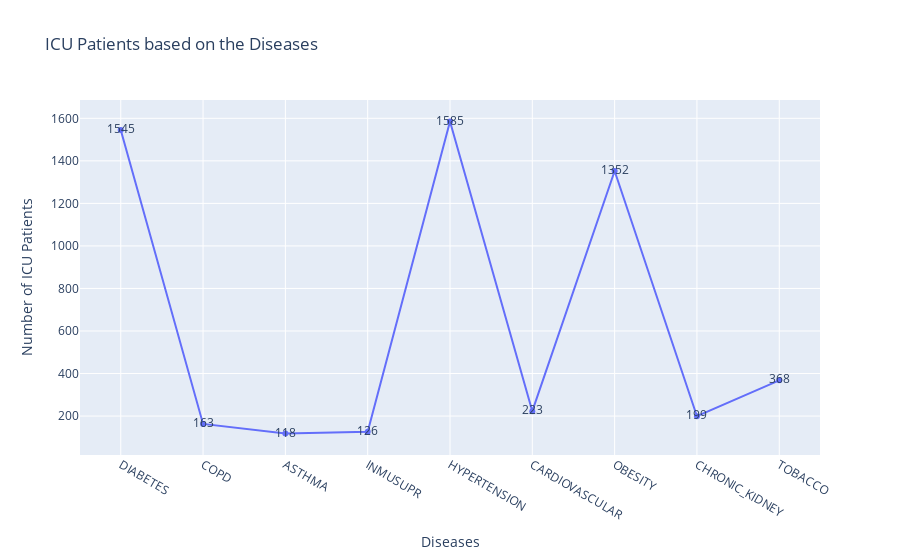

Notebook code for this chart:
### Markdown cell above
### QUESTION 7. Any correlations between other diseases and ICU admission?[1m]

The diseases are "DIABETES", "COPD", "ASTHMA", "INMUSUPR", "HYPERTENSION", "CARDIOVASCULAR", "OBESITY", "CHRONIC_KIDNEY","TOBACCO"

### Code cell
import plotly.express as px
import pandas as pd

# List of diseases
diseases = ["DIABETES", "COPD", "ASTHMA", "INMUSUPR", "HYPERTENSION", "CARDIOVASCULAR", "OBESITY", "CHRONIC_KIDNEY", "TOBACCO"]
icu_patients = df[df['ICU'] == 'YES']

data_list = []

for disease in diseases:
    count = icu_patients[icu_patients[disease] == 'YES'][disease].count()
    data_list.append({'Disease': disease, 'Count': count})

icu_counts = pd.DataFrame(data_list)

fig = px.line(
    icu_counts, 
    x="Disease", 
    y="Count", 
    title="ICU Patients based on the Diseases",
    labels={"Count": "Number of ICU Patients", "Disease": "Diseases"},
    text="Count",  
    markers=True
)

# Show the interactive plot
fig.show()

### Figure 1 — Plotly figure (JSON) as saved in the notebook; plotly's stock layout.template omitted (floating-point values rounded to 4 significant figures)
{"data": [{"hovertemplate": "Diseases=%{x}<br>Number of ICU Patients=%{text}<extra></extra>", "legendgroup": "", "line": {"color": "#636efa", "dash": "solid"}, "marker": {"symbol": "circle"}, "mode": "lines+markers+text", "name": "", "orientation": "v", "showlegend": false, "text": [1545, 163, 118, 126, 1585, 223, 1352, 199, 368], "type": "scatter", "x": ["DIABETES", "COPD", "ASTHMA", "INMUSUPR", "HYPERTENSION", "CARDIOVASCULAR", "OBESITY", "CHRONIC_KIDNEY", "TOBACCO"], "xaxis": "x", "y": [1545, 163, 118, 126, 1585, 223, 1352, 199, 368], "yaxis": "y"}], "layout": {"legend": {"tracegroupgap": 0}, "title": {"text": "ICU Patients based on the Diseases"}, "xaxis": {"anchor": "y", "domain": [0, 1], "title": {"text": "Diseases"}}, "yaxis": {"anchor": "x", "domain": [0, 1], "title": {"text": "Number of ICU Patients"}}}}
